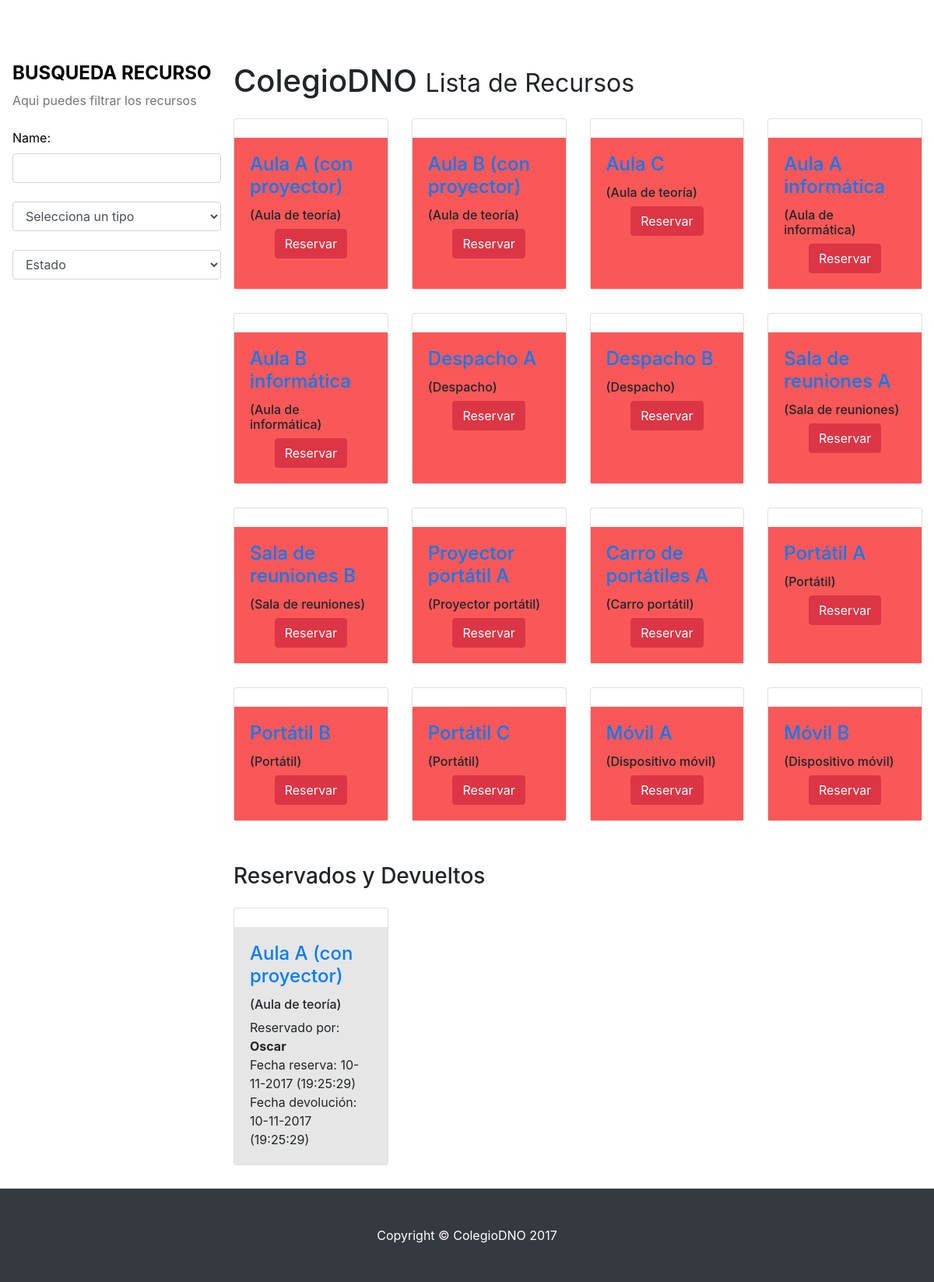
The app's page /, older data.
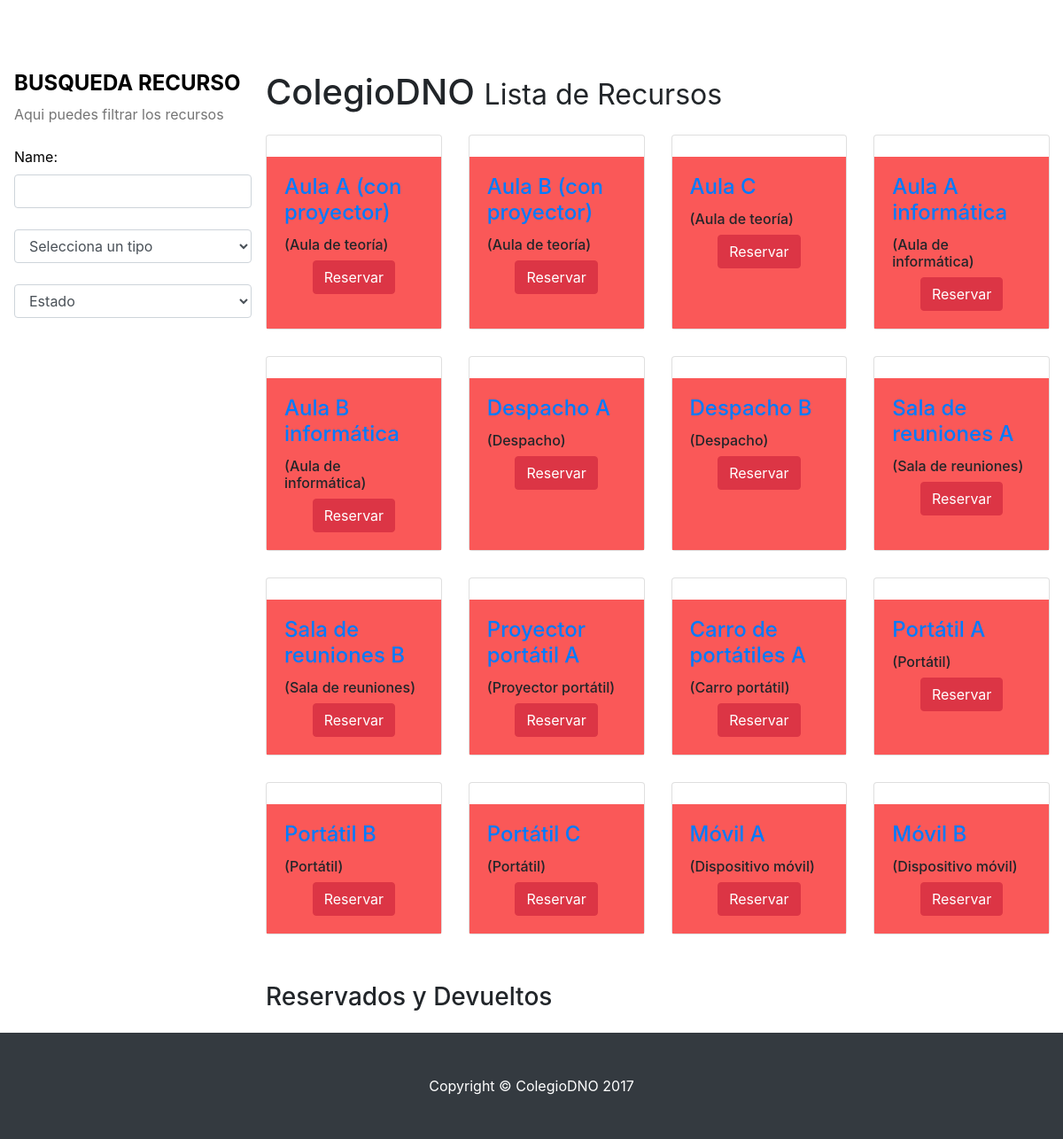
The same page, newer data.
### tables this page shows
CREATE TABLE `tbl_recursos` (
  `recurso_id` int(3) NOT NULL,
  `recurso_nombre` varchar(100) NOT NULL,
  `recurso_tipo` enum('Aula de teoría','Aula de informática','Despacho','Sala de reuniones','Proyector portátil','Carro portátil','Portátil','Dispositivo móvil') NOT NULL,
  `recurso_img` text NOT NULL
);

CREATE TABLE `tbl_reservasrecursos` (
  `reservarecurso_id` int(3) NOT NULL,
  `reservarecurso_recurso` int(3) NOT NULL,
  `reservarecurso_fechareserva` datetime DEFAULT CURRENT_TIMESTAMP,
  `reservarecurso_fechadevolucion` datetime DEFAULT CURRENT_TIMESTAMP,
  `reservarecurso_usuario` int(3) DEFAULT NULL,
  `reservarecurso_estado` enum('Disponible','Reservado') NOT NULL
);

CREATE TABLE `tbl_usuarios` (
  `usuario_id` int(3) NOT NULL,
  `usuario_nombre` varchar(100) NOT NULL,
  `usuario_pw` varchar(25) NOT NULL
);

### index.php (the view, shortened to what this page needs)
<!DOCTYPE html>
<html lang="en">
<head>
  <link rel="stylesheet" href="https://cdnjs.cloudflare.com/ajax/libs/font-awesome/4.7.0/css/font-awesome.min.css">
  <link href="css/4-col-portfolio.css" rel="stylesheet">
</head>
<body>
  <nav class="w3-sidebar w3-collapse w3-white w3-animate-left" style="z-index:3;width:300px;" id="mySidebar"><br>
    <div class="w3-container">
      <h4><b>BUSQUEDA RECURSO</b></h4>
      <p class="w3-text-grey">Aqui puedes filtrar los recursos</p>
    </div>
    <div class="w3-bar-block">
      <div class="form-group w3-bar-item">
        <label for="usr">Name:</label>
        <input type="text" class="form-control" id="usr">
        <br/>
        <select class="form-control" id="selector 1">
        <option disabled selected>Selecciona un tipo</option>
      </select>
      <br/>
        <select class="form-control" id="selector 1" onChange="this.style.backgroundColor=this.options[this.selectedIndex].style.backgroundColor">
        <option style="background-color: white; color: black;" disabled selected>Estado</option>
    </select>
  </nav>
  <div class="container">
    <h1 class="my-4">ColegioDNO
        <small>Lista de Recursos</small>
    </h1>
    <div class="row">
    <?php
      $conexion = mysqli_connect("localhost","root","","colegiodno");
      $query = "SELECT * FROM tbl_recursos";
      $lanzarquery = mysqli_query($conexion,$query);
      while($resultado=mysqli_fetch_array($lanzarquery)){
        if($resultado['recurso_estado']=="Disponible"){
          echo "<div class='col-lg-3 col-md-4 col-sm-6 portfolio-item'>";
            echo "<div class='card h-100'>";
              echo "<a href='#''><img class='card-img-top' src='img/Aula.jpg' alt=''></a>";
              echo "<div class='card-body' style='background-color:#A9F5BC;'>";
                echo "<h4 class='card-title'>";
                    echo "<a href='#'>$resultado[recurso_nombre]</a>";
                  echo "</h4>";
                echo "<h6>($resultado[recurso_tipo])</h6>";
                echo "<button type='button' class='btn btn-success boton'>Reservar</button>";
              echo "</div>";
            echo "</div>";
          echo "</div>";
        } else {
          echo "<div class='col-lg-3 col-md-4 col-sm-6 portfolio-item'>";
            echo "<div class='card h-100'>";
              echo "<a href='#''><img class='card-img-top' src='img/Aula.jpg' alt=''></a>";
              echo "<div class='card-body' style='background-color:#FA5858;'>";
                echo "<h4 class='card-title'>";
                    echo "<a href='#'>$resultado[recurso_nombre]</a>";
                  echo "</h4>";
                echo "<h6>($resultado[recurso_tipo])</h6>";
                echo "<button type='button' class='btn btn-danger boton'>Reservar</button>";
              echo "</div>";
            echo "</div>";
          echo "</div>";
        }
    }
    echo "</div>";
    ?>
    <h3 class="my-4">Reservados y Devueltos</h3>
    <?php
    echo "<div class='row'>";
    $q = "SELECT tbl_reservasrecursos.reservarecurso_id, tbl_recursos.recurso_nombre, tbl_recursos.recurso_tipo, tbl_recursos.recurso_img, tbl_usuarios.usuario_nombre, tbl_reservasrecursos.reservarecurso_estado, tbl_reservasrecursos.reservarecurso_fechareserva, tbl_reservasrecursos.reservarecurso_fechadevolucion
    FROM ((`tbl_reservasrecursos`
    INNER JOIN tbl_recursos ON tbl_reservasrecursos.reservarecurso_recurso = tbl_recursos.recurso_id)
    INNER JOIN tbl_usuarios ON tbl_reservasrecursos.reservarecurso_usuario = tbl_usuarios.usuario_id)";
    $busqueda = mysqli_query($conexion, $q);
    while ($result=mysqli_fetch_array($busqueda)){
      if($result['reservarecurso_estado']=="Reservado"){
        echo "<div class='col-lg-3 col-md-4 col-sm-6 portfolio-item'>";
          echo "<div class='card h-100'>";
            echo "<a href='#''><img class='card-img-top' src='img/Aula.jpg' alt=''></a>";
            echo "<div class='card-body' style='background-color:#FA5858;'>";
              echo "<h4 class='card-title'>";
                  echo "<a href='#'>$result[recurso_nombre]</a>";
                echo "</h4>";
              echo "<h6>($result[recurso_tipo])</h6>";
              echo "Reservado por: <b>$result[usuario_nombre] </b></br>";
              echo "Fecha reserva: ";
              echo date ('d-m-Y', strtotime($result['reservarecurso_fechareserva']));
              echo " (";
              echo date ('G:i:s', strtotime($result['reservarecurso_fechareserva']));
              echo ")";
                echo "<button type='button' class='btn btn-danger boton'>Devolver</button>";
            echo "</div>";
          echo "</div>";
        echo "</div>";
      } else {
        echo "<div class='col-lg-3 col-md-4 col-sm-6 portfolio-item'>";
          echo "<div class='card h-100'>";
            echo "<a href='#''><img class='card-img-top' src='img/Aula.jpg' alt=''></a>";
            echo "<div class='card-body' style='background-color:#E6E6E6;'>";
              echo "<h4 class='card-title'>";
                  echo "<a href='#'>$result[recurso_nombre]</a>";
                echo "</h4>";
              echo "<h6>($result[recurso_tipo])</h6>";
              echo "Reservado por: <b>$result[usuario_nombre] </b></br>";
              echo "Fecha reserva: ";
              echo date ('d-m-Y', strtotime($result['reservarecurso_fechareserva']));
              echo " (";
              echo date ('G:i:s', strtotime($result['reservarecurso_fechareserva']));
              echo ") </br>";
              echo "Fecha devolución: ";
              echo date ('d-m-Y', strtotime($result['reservarecurso_fechadevolucion']));
              echo " (";
              echo date ('G:i:s', strtotime($result['reservarecurso_fechadevolucion']));
              echo ")";
            echo "</div>";
          echo "</div>";
        echo "</div>";
      }
    }
    echo "</div>";
    ?>
    </div>
  <footer class="py-5 bg-dark">
      <p class="m-0 text-center text-white">Copyright &copy; ColegioDNO 2017</p>
  </footer>
</body>
</html>

Row changes from the older to the newer data that the page shows:
removed tbl_reservasrecursos: reservarecurso_recurso.recurso_nombre "Aula A (con proyector)", reservarecurso_recurso.recurso_tipo "Aula de teoría", reservarecurso_usuario.usuario_nombre "Oscar", reservarecurso_fechareserva "10-11-2017", reservarecurso_fechareserva "19:25:29", reservarecurso_fechadevolucion "10-11-2017", reservarecurso_fechadevolucion "19:25:29"
